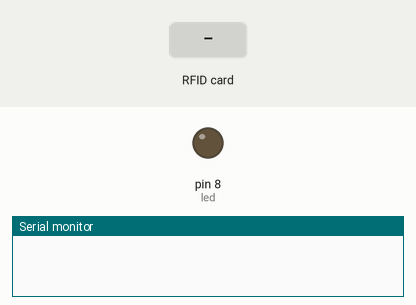
Recording of a sketch running on a simulated Arduino Uno, built with avr-gcc and run on an emulated ATmega328P. On the bench: output pins drawn as LEDs (lit = HIGH), the last lines printed to the serial monitor. Dashed ring = blinking. Inputs (shaded band) come from the test bench. Pins used as bus, display or sensor lines are not drawn.

Above: at 1.2 s.
1.3 s: RFID card 5E 7A 19 C4 held to the reader
At 1.7 s:
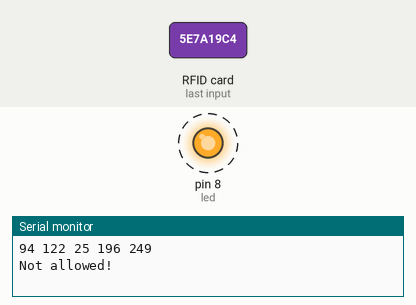
Timing chart, 0 to 4.3 s (numbered marks = the images above; inputs shaded):
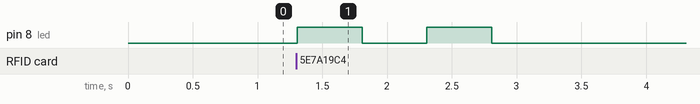

Measured:
- after the input at 1.3 s, pin 8 (led): alternates HIGH for 0.50 s and LOW for 0.50 s, 4 changes in all, then stays LOW, starting at once

The sketch:

FRID_test.ino
```cpp
/*
* edited by Velleman / Patrick De Coninck
* Read a card using a mfrc522 reader on your SPI interface
* Pin layout should be as follows (on Arduino Uno - Velleman VMA100):
* MOSI: Pin 11 / ICSP-4
* MISO: Pin 12 / ICSP-1
* SCK: Pin 13 / ISCP-3
* SS/SDA (MSS on Velleman VMA405) : Pin 10
* RST: Pin 9
* VCC: 3,3V (DO NOT USE 5V, VMA405 WILL BE DAMAGED IF YOU DO SO)
* GND: GND on Arduino UNO / Velleman VMA100
* IRQ: not used
*/

#include <SPI.h>
#include <RFID.h>

#define SS_PIN 10
#define RST_PIN 9

RFID rfid(SS_PIN,RST_PIN);


int power = 7;
int led = 8;
int serNum[5];
/*
* This integer should be the code of Your Mifare card / tag
*/
int cards[][5] = {{117,222,140,171,140}};
String strRfid;
bool access = false;

void setup(){

    Serial.begin(9600);
    SPI.begin();
    rfid.init();
/*
* define VMA100 (UNO) pins 7 & 8 as outputs and put them LOW
*/
    pinMode(led, OUTPUT);
    pinMode (power,OUTPUT);
    digitalWrite(led, LOW);
    digitalWrite (power,LOW);

}

void loop(){

    if(rfid.isCard()){

        if(rfid.readCardSerial()){
            Serial.print(rfid.serNum[0]);
            Serial.print(" ");
            Serial.print(rfid.serNum[1]);
            Serial.print(" ");
            Serial.print(rfid.serNum[2]);
            Serial.print(" ");
            Serial.print(rfid.serNum[3]);
            Serial.print(" ");
            Serial.print(rfid.serNum[4]);
            Serial.println("");

            for(int i=0; i<sizeof(rfid.serNum); i++){
              strRfid = strRfid + "," + rfid.serNum[i];
            }

            for(int x = 0; x < sizeof(cards); x++){
              for(int i = 0; i < sizeof(rfid.serNum); i++ ){
                  if(rfid.serNum[i] != cards[x][i]) {
                      access = false;
                      break;
                  } else {
                      access = true;
                  }
              }
              if(access) break;
            }

        }

       if(access){
           Serial.println("Welcome Velleman ");
/*
* Valid card : Switch ON the LED for 1000 ms (1 second)
*/
           digitalWrite(led, HIGH);
           delay(1000);
/*
* Valid card : Switch ON the POWER PIN for 2000 ms (2 seconds)), the POWER PIN can activate for example a relais, controlling a doorlock)
*/
           digitalWrite(power, HIGH);
           delay(2000);
           digitalWrite(power, LOW);
           digitalWrite(led, LOW);
           access = false;

      } else {
/*
* NON-Valid card : switch ON and OFF the LED twice for 0,5 seconds
*/
           Serial.println("Not allowed!");
           digitalWrite(led, HIGH);
           delay(500);
           digitalWrite(led, LOW);
           delay(500);
           digitalWrite(led, HIGH);
           delay(500);
           digitalWrite(led, LOW);
       }
    }


    rfid.halt();

}
```
